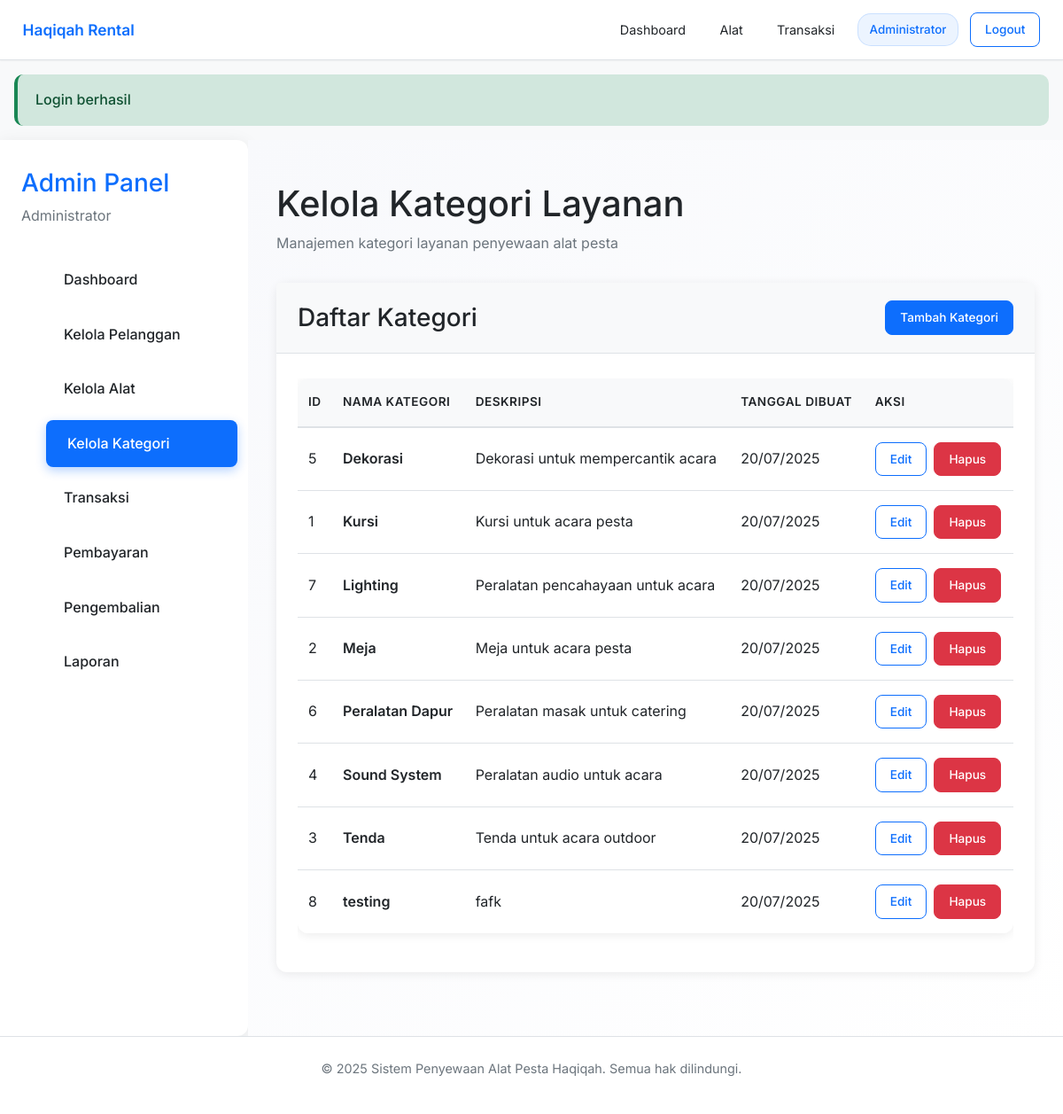
The page /admin/kategori (signed in) on the database its author committed.
### tables this page shows
CREATE TABLE `kategori_layanan` (
  `id_kategori` int NOT NULL,
  `nama_kategori` varchar(50) NOT NULL,
  `deskripsi` text,
  `created_at` timestamp NULL DEFAULT CURRENT_TIMESTAMP
);

### templates/pages/admin/kategori.php (the view, shortened to what the rows shown need)
<?php
include __DIR__ . '/../../layouts/header.php';
?>
<div class="dashboard">
    <main class="main-content">
        <div style="margin-bottom: 2rem;">
            <h1 style="margin-bottom: 0.5rem;">Kelola Kategori Layanan</h1>
        </div>
        <div class="card">
            <div class="card-body">
                <?php if (empty($kategoriList)): ?>
                    <p style="text-align: center; color: var(--secondary-color); margin: 2rem 0;">
                        Belum ada kategori tersedia
                    </p>
                <?php else: ?>
                    <div style="overflow-x: auto;">
                        <table class="table">
                            <thead>
                                <tr>
                                    <th>ID</th>
                                    <th>Nama Kategori</th>
                                    <th>Deskripsi</th>
                                    <th>Tanggal Dibuat</th>
                                    <th>Aksi</th>
                                </tr>
                            </thead>
                            <tbody>
                                <?php foreach ($kategoriList as $kategori): ?>
                                    <tr>
                                        <td><?= $kategori['id_kategori'] ?></td>
                                        <td style="font-weight: 600;"><?= htmlspecialchars($kategori['nama_kategori']) ?></td>
                                        <td style="max-width: 300px;">
                                            <?= htmlspecialchars($kategori['deskripsi']) ?>
                                        </td>
                                        <td><?= date('d/m/Y', strtotime($kategori['created_at'])) ?></td>
                                        <td>
                                            <div style="display: flex; gap: 0.5rem;">
                                                <button class="btn btn-sm btn-outline-primary"
                                                        onclick="editKategori(<?= htmlspecialchars(json_encode($kategori)) ?>)">
                                                    Edit
                                                </button>
                                                <form method="POST" action="/hakikah/admin/kategori/delete" style="display: inline;">
                                                    <button type="submit" class="btn btn-sm btn-danger"
                                                            data-confirm="Yakin ingin menghapus kategori ini?">
                                                        Hapus
                                                    </button>
                                                </form>
                                            </div>
                                        </td>
                                    </tr>
                                <?php endforeach; ?>
                            </tbody>
                        </table>
                    </div>
                <?php endif; ?>
            </div>
        </div>
    </main>
</div>
<?php include __DIR__ . '/../../layouts/footer.php'; ?>

### rows shown on the page
kategori_layanan: id_kategori "5", nama_kategori "Dekorasi", deskripsi "Dekorasi untuk mempercantik acara", created_at "20/07/2025"
kategori_layanan: id_kategori "1", nama_kategori "Kursi", deskripsi "Kursi untuk acara pesta", created_at "20/07/2025"
kategori_layanan: id_kategori "7", nama_kategori "Lighting", deskripsi "Peralatan pencahayaan untuk acara", created_at "20/07/2025"
kategori_layanan: id_kategori "2", nama_kategori "Meja", deskripsi "Meja untuk acara pesta", created_at "20/07/2025"
kategori_layanan: id_kategori "6", nama_kategori "Peralatan Dapur", deskripsi "Peralatan masak untuk catering", created_at "20/07/2025"
kategori_layanan: id_kategori "4", nama_kategori "Sound System", deskripsi "Peralatan audio untuk acara", created_at "20/07/2025"
kategori_layanan: id_kategori "3", nama_kategori "Tenda", deskripsi "Tenda untuk acara outdoor", created_at "20/07/2025"
kategori_layanan: id_kategori "8", nama_kategori "testing", deskripsi "fafk", created_at "20/07/2025"

### other values the page prints
$_SESSION['nama'] "Administrator"
$_SESSION['success'] "Login berhasil"
